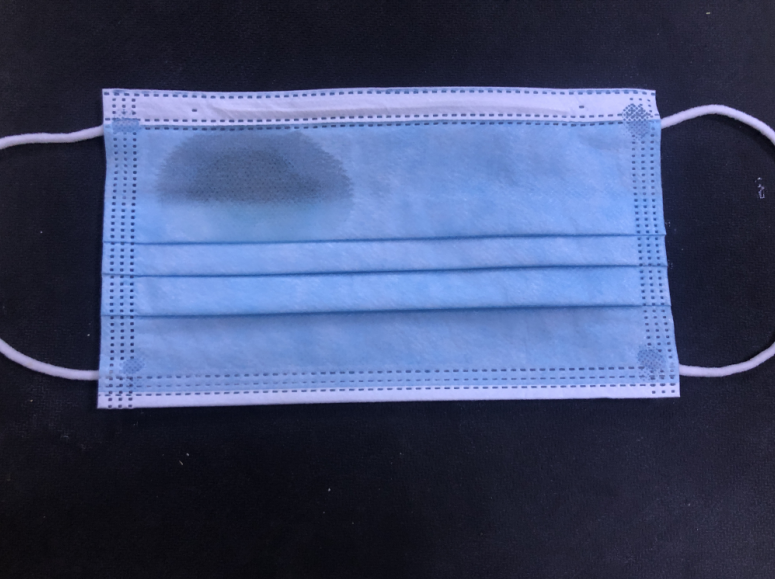
#> input picture kouzhao/mask_oil.png, 775 x 579 px
$ python '脏物检测.py'
#> lines starting #> are read from the running program, lines starting #| are printed output that depends on the picture; after the words box and inside, x2 and y2 are one past the last pixel; in counts of white or black regions, pixels touching at a corner belong together
import cv2
import numpy as np
import matplotlib.pyplot as plt

img = cv2.imread('mask_oil.png', 0)
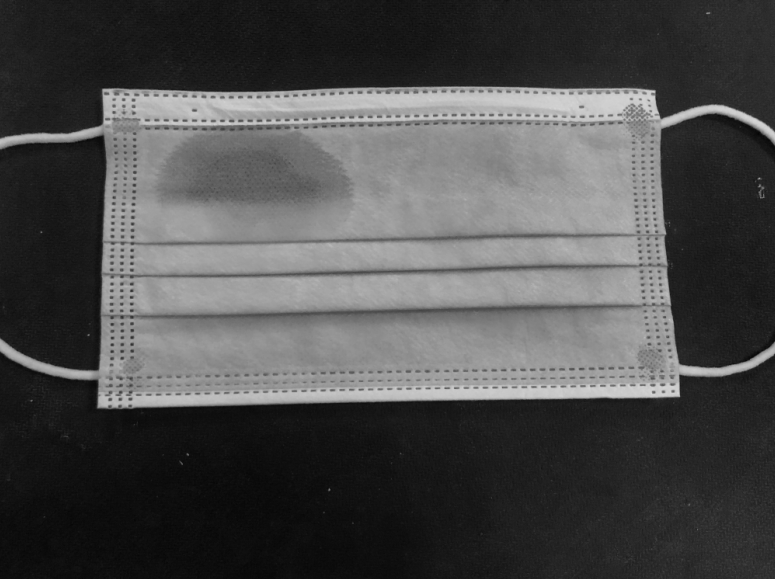
#> img: shape (579, 775); min 5, max 214, mean 76.1


img = cv2.medianBlur(img, 13)
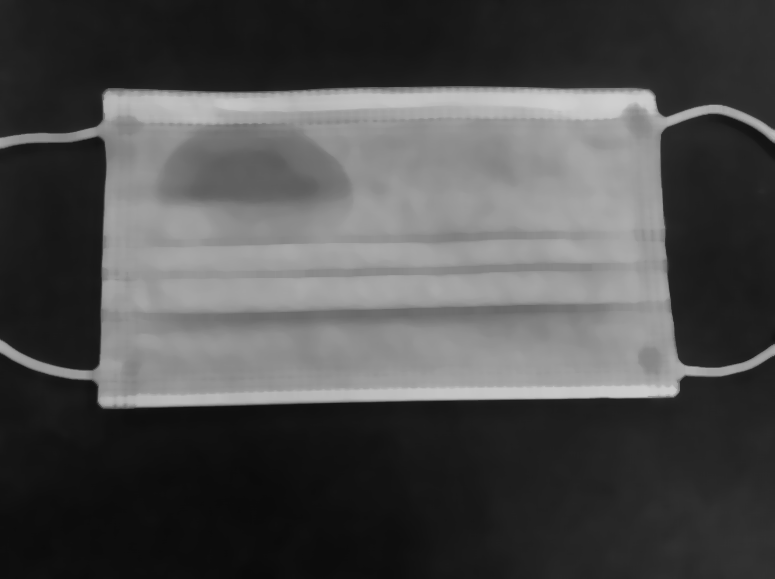
#> img: shape (579, 775); min 10, max 207, mean 76.7

h, w = img.shape
#> h = 579; w = 775
for i in range(h-1):
    for j in range(w-1):
        if img[i][j] < 100:
            img[i][j] = 0
        else:
            pass
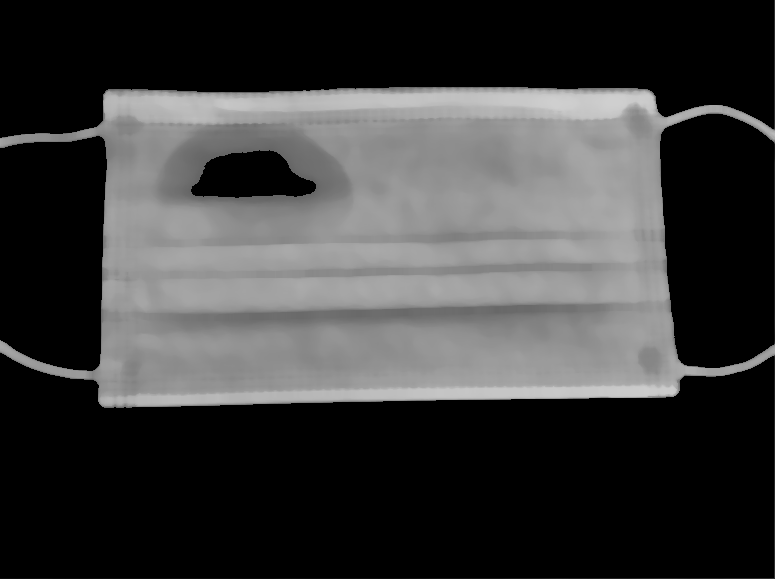
#> img: shape (579, 775); min 0, max 207, mean 59.6

cv2.imshow('img', img)
img = cv2.adaptiveThreshold(img, 255,
                            cv2.ADAPTIVE_THRESH_GAUSSIAN_C,
                            cv2.THRESH_BINARY, 11, 2)
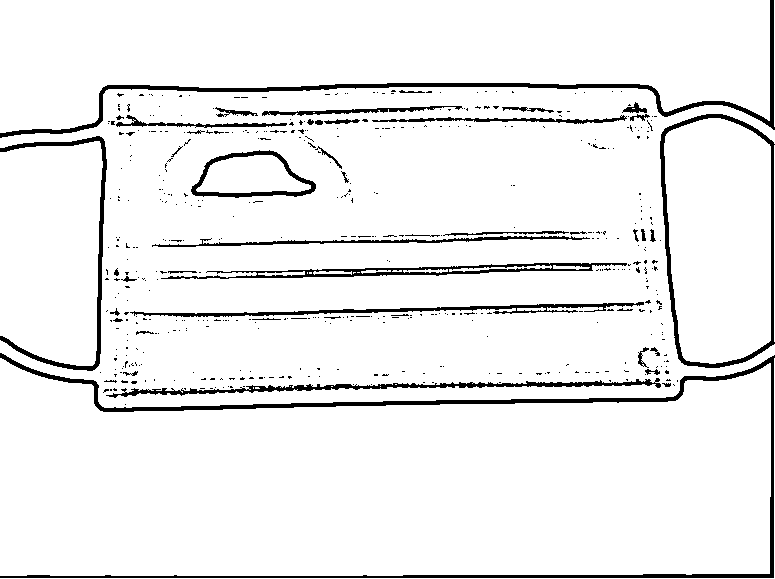
#> img: shape (579, 775); 93.7% white; 486 black regions (440 under 20 px)
#img = cv2.GaussianBlur(img, (7, 7), 0)

contours, hierarchy = cv2.findContours(img, cv2.RETR_CCOMP, cv2.CHAIN_APPROX_SIMPLE)
#> contours = 616 contours, 534 with area under 20; largest, box (x1, y1, x2, y2) and area: (0, 87, 775, 408) 179568, (0, 358, 771, 576) 134892, (0, 0, 770, 133) 71252, (664, 118, 771, 364) 22964, (0, 141, 103, 366) 20487
dst = cv2.cvtColor(img, cv2.COLOR_GRAY2BGR)
#> dst: shape (579, 775, 3); 93.7% white; 486 black regions (440 under 20 px), largest, box (x1, y1, x2, y2) and area: (0, 353, 775, 578) 6193, (0, 0, 775, 138) 3935, (660, 114, 775, 368) 2504
cv2.imwrite('mask_dst2.jpg', dst)
dst = cv2.drawContours(dst, contours, -1, (0, 255, 0), 3)
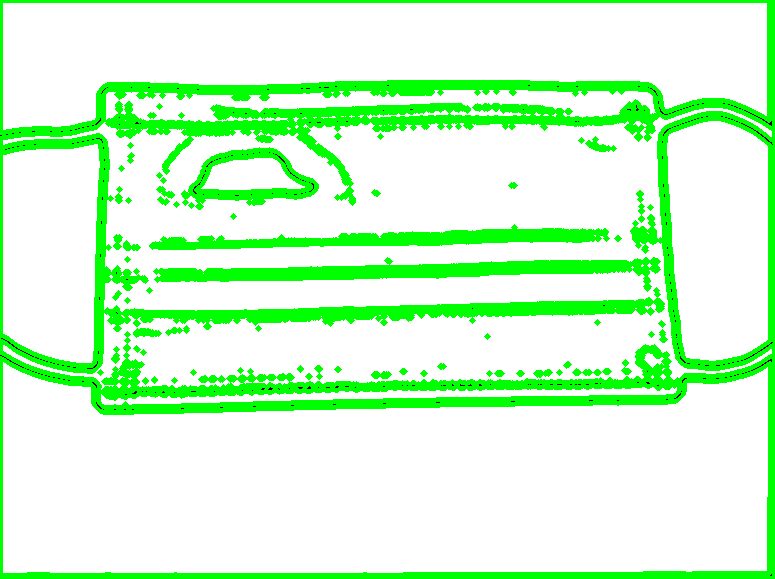
#> dst: shape (579, 775, 3); mean B, G, R 205.9, 254.4, 205.9


cv2.imshow('dst', dst)
cv2.waitKey(0)
cv2.destroyAllWindows()
